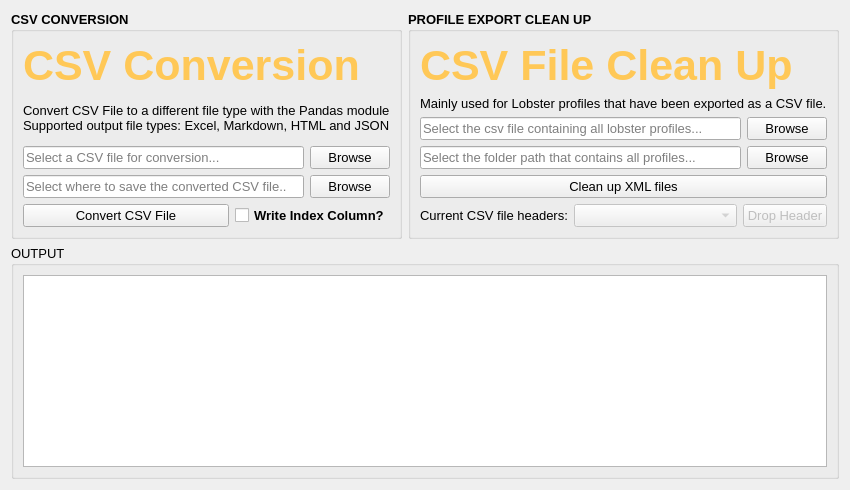
      <widget class="QWidget" name="tab_csv_conversion">
       <property name="font">
        <font>
         <family>Microsoft YaHei UI</family>
         <pointsize>10</pointsize>
         <italic>false</italic>
         <bold>false</bold>
         <underline>false</underline>
         <strikeout>false</strikeout>
        </font>
       </property>
       <attribute name="title">
        <string>CSV Conversion and Cleanup</string>
       </attribute>
       <layout class="QVBoxLayout" name="verticalLayout_13">
        <item>
         <layout class="QHBoxLayout" name="hor_layout_tab2_main">
          <item>
           <widget class="QGroupBox" name="groupbox_csv_conversion">
            <property name="maximumSize">
             <size>
              <width>16777215</width>
              <height>16777215</height>
             </size>
            </property>
            <property name="font">
             <font>
              <family>Microsoft YaHei UI</family>
              <pointsize>10</pointsize>
              <italic>false</italic>
              <bold>true</bold>
              <underline>false</underline>
              <strikeout>false</strikeout>
             </font>
            </property>
            <property name="title">
             <string>CSV CONVERSION</string>
            </property>
            <layout class="QVBoxLayout" name="verticalLayout_2">
             <item>
              <widget class="QLabel" name="label_csv_conversion_title">
               <property name="sizePolicy">
                <sizepolicy hsizetype="Preferred" vsizetype="Preferred">
                 <horstretch>0</horstretch>
                 <verstretch>0</verstretch>
                </sizepolicy>
               </property>
               <property name="maximumSize">
                <size>
                 <width>16777215</width>
                 <height>60</height>
                </size>
               </property>
               <property name="font">
                <font>
                 <family>Microsoft YaHei UI</family>
                 <pointsize>32</pointsize>
                 <italic>false</italic>
                 <bold>true</bold>
                 <underline>false</underline>
                 <strikeout>false</strikeout>
                 <kerning>true</kerning>
                </font>
               </property>
               <property name="styleSheet">
                <string notr="true">color: rgb(255, 200, 87);</string>
               </property>
               <property name="text">
                <string>CSV Conversion</string>
               </property>
              </widget>
             </item>
             <item>
              <widget class="QLabel" name="label_csv_conversion_desc">
               <property name="maximumSize">
                <size>
                 <width>16777215</width>
                 <height>60</height>
                </size>
               </property>
               <property name="font">
                <font>
                 <family>Microsoft YaHei UI</family>
                 <pointsize>10</pointsize>
                 <italic>false</italic>
                 <bold>false</bold>
                 <underline>false</underline>
                 <strikeout>false</strikeout>
                </font>
               </property>
               <property name="text">
                <string>Convert CSV File to a different file type with the Pandas module
Supported output file types: Excel, Markdown, HTML and JSON</string>
               </property>
              </widget>
             </item>
             <item>
              <layout class="QHBoxLayout" name="hor_layout_csv_path_input">
               <property name="leftMargin">
                <number>0</number>
               </property>
               <property name="topMargin">
                <number>0</number>
               </property>
               <item>
                <widget class="QLineEdit" name="line_edit_csv_conversion_path_input">
                 <property name="font">
                  <font>
                   <family>Microsoft YaHei UI</family>
                   <pointsize>10</pointsize>
                   <italic>false</italic>
                   <bold>false</bold>
                   <underline>false</underline>
                   <strikeout>false</strikeout>
                  </font>
                 </property>
                 <property name="placeholderText">
                  <string>Select a CSV file for conversion...</string>
                 </property>
                 <property name="clearButtonEnabled">
                  <bool>true</bool>
                 </property>
                </widget>
               </item>
               <item>
                <widget class="QPushButton" name="button_browse_csv_conversion_path_input">
                 <property name="font">
                  <font>
                   <family>Microsoft YaHei UI</family>
                   <pointsize>10</pointsize>
                   <italic>false</italic>
                   <bold>false</bold>
                   <underline>false</underline>
                   <strikeout>false</strikeout>
                  </font>
                 </property>
                 <property name="text">
                  <string>Browse</string>
                 </property>
                </widget>
               </item>
              </layout>
             </item>
             <item>
              <layout class="QHBoxLayout" name="hor_layout_csv_conversion_path_output">
               <item>
                <widget class="QLineEdit" name="line_edit_csv_conversion_path_output">
                 <property name="font">
                  <font>
                   <family>Microsoft YaHei UI</family>
                   <pointsize>10</pointsize>
                   <italic>false</italic>
                   <bold>false</bold>
                   <underline>false</underline>
                   <strikeout>false</strikeout>
                  </font>
                 </property>
                 <property name="text">
                  <string/>
                 </property>
                 <property name="placeholderText">
                  <string>Select where to save the converted CSV file..</string>
                 </property>
                 <property name="clearButtonEnabled">
                  <bool>true</bool>
                 </property>
                </widget>
               </item>
               <item>
                <widget class="QPushButton" name="button_browse_csv_conversion_path_output">
                 <property name="font">
                  <font>
                   <family>Microsoft YaHei UI</family>
                   <pointsize>10</pointsize>
                   <italic>false</italic>
                   <bold>false</bold>
                   <underline>false</underline>
                   <strikeout>false</strikeout>
                  </font>
                 </property>
                 <property name="text">
                  <string>Browse</string>
                 </property>
                </widget>
               </item>
              </layout>
             </item>
             <item>
              <layout class="QHBoxLayout" name="horizontalLayout_5">
               <item>
                <widget class="QPushButton" name="button_csv_conversion_convert">
                 <property name="font">
                  <font>
                   <family>Microsoft YaHei UI</family>
                   <pointsize>10</pointsize>
                   <italic>false</italic>
                   <bold>false</bold>
                   <underline>false</underline>
                   <strikeout>false</strikeout>
                  </font>
                 </property>
                 <property name="text">
                  <string>Convert CSV File</string>
                 </property>
                </widget>
               </item>
               <item>
                <widget class="QCheckBox" name="checkbox_write_index_column">
                 <property name="sizePolicy">
                  <sizepolicy hsizetype="Maximum" vsizetype="Fixed">
                   <horstretch>0</horstretch>
                   <verstretch>0</verstretch>
                  </sizepolicy>
                 </property>
                 <property name="text">
                  <string>Write Index Column?</string>
                 </property>
                </widget>
               </item>
              </layout>
             </item>
            </layout>
           </widget>
          </item>
          <item>
           <widget class="QGroupBox" name="groupbox_lobster_profiles_cleanup">
            <property name="font">
             <font>
              <family>Microsoft YaHei UI</family>
              <pointsize>10</pointsize>
              <italic>false</italic>
              <bold>true</bold>
              <underline>false</underline>
              <strikeout>false</strikeout>
             </font>
            </property>
            <property name="title">
             <string>PROFILE EXPORT CLEAN UP</string>
            </property>
            <layout class="QVBoxLayout" name="verticalLayout_10">
             <item>
              <widget class="QLabel" name="label_title_profile_cleanup">
               <property name="font">
                <font>
                 <family>Microsoft YaHei UI</family>
                 <pointsize>32</pointsize>
                 <italic>false</italic>
                 <bold>true</bold>
                 <underline>false</underline>
                 <strikeout>false</strikeout>
                </font>
               </property>
               <property name="styleSheet">
                <string notr="true">color: rgb(255, 200, 87);</string>
               </property>
               <property name="text">
                <string>CSV File Clean Up</string>
               </property>
              </widget>
             </item>
             <item>
              <widget class="QLabel" name="label_2">
               <property name="font">
                <font>
                 <family>Microsoft YaHei UI</family>
                 <pointsize>10</pointsize>
                 <italic>false</italic>
                 <bold>false</bold>
                 <underline>false</underline>
                 <strikeout>false</strikeout>
                </font>
               </property>
               <property name="text">
                <string>Mainly used for Lobster profiles that have been exported as a CSV file.</string>
               </property>
              </widget>
             </item>
             <item>
              <layout class="QVBoxLayout" name="verticalLayout_3">
               <item>
                <layout class="QHBoxLayout" name="horizontalLayout_4">
                 <item>
                  <widget class="QLineEdit" name="line_edit_profile_cleanup_csv_file_path">
                   <property name="font">
                    <font>
                     <family>Microsoft YaHei UI</family>
                     <pointsize>10</pointsize>
                     <italic>false</italic>
                     <bold>false</bold>
                     <underline>false</underline>
                     <strikeout>false</strikeout>
                    </font>
                   </property>
                   <property name="text">
                    <string/>
                   </property>
                   <property name="placeholderText">
                    <string>Select the csv file containing all lobster profiles...</string>
                   </property>
                   <property name="clearButtonEnabled">
                    <bool>true</bool>
                   </property>
                  </widget>
                 </item>
                 <item>
                  <widget class="QPushButton" name="button_profile_cleanup_browse_csv_file_path">
                   <property name="minimumSize">
                    <size>
                     <width>0</width>
                     <height>0</height>
                    </size>
                   </property>
                   <property name="maximumSize">
                    <size>
                     <width>16777215</width>
                     <height>16777215</height>
                    </size>
                   </property>
                   <property name="font">
                    <font>
                     <family>Microsoft YaHei UI</family>
                     <pointsize>10</pointsize>
                     <italic>false</italic>
                     <bold>false</bold>
                     <underline>false</underline>
                     <strikeout>false</strikeout>
                    </font>
                   </property>
                   <property name="text">
                    <string>Browse</string>
                   </property>
                  </widget>
                 </item>
                </layout>
               </item>
               <item>
                <layout class="QVBoxLayout" name="verticalLayout_9">
                 <item>
                  <layout class="QHBoxLayout" name="horizontalLayout_3">
                   <item>
                    <widget class="QLineEdit" name="line_edit_profile_cleanup_folder_path">
                     <property name="font">
                      <font>
                       <family>Microsoft YaHei UI</family>
                       <pointsize>10</pointsize>
                       <italic>false</italic>
                       <bold>false</bold>
                       <underline>false</underline>
                       <strikeout>false</strikeout>
                      </font>
                     </property>
                     <property name="placeholderText">
                      <string>Select the folder path that contains all profiles...</string>
                     </property>
                     <property name="clearButtonEnabled">
                      <bool>true</bool>
                     </property>
                    </widget>
                   </item>
                   <item>
                    <widget class="QPushButton" name="button_profile_cleanup_browse_folder_path">
                     <property name="font">
                      <font>
                       <family>Microsoft YaHei UI</family>
                       <pointsize>10</pointsize>
                       <italic>false</italic>
                       <bold>false</bold>
                       <underline>false</underline>
                       <strikeout>false</strikeout>
                      </font>
                     </property>
                     <property name="text">
                      <string>Browse</string>
                     </property>
                    </widget>
                   </item>
                  </layout>
                 </item>
                </layout>
               </item>
               <item>
                <widget class="QPushButton" name="button_profile_cleanup_cleanup_start">
                 <property name="font">
                  <font>
                   <family>Microsoft YaHei UI</family>
                   <pointsize>10</pointsize>
                   <italic>false</italic>
                   <bold>false</bold>
                   <underline>false</underline>
                   <strikeout>false</strikeout>
                  </font>
                 </property>
                 <property name="text">
                  <string>Clean up XML files</string>
                 </property>
                </widget>
               </item>
              </layout>
             </item>
             <item>
              <layout class="QHBoxLayout" name="horizontalLayout_6">
               <item>
                <widget class="QLabel" name="label_csv_headers_combobox">
                 <property name="sizePolicy">
                  <sizepolicy hsizetype="Maximum" vsizetype="Preferred">
                   <horstretch>0</horstretch>
                   <verstretch>0</verstretch>
                  </sizepolicy>
                 </property>
                 <property name="font">
                  <font>
                   <family>Microsoft YaHei UI</family>
                   <pointsize>10</pointsize>
                   <italic>false</italic>
                   <bold>false</bold>
                   <underline>false</underline>
                   <strikeout>false</strikeout>
                  </font>
                 </property>
                 <property name="text">
                  <string>Current CSV file headers:</string>
                 </property>
                </widget>
               </item>
               <item>
                <widget class="QComboBox" name="combobox_csv_headers">
                 <property name="enabled">
                  <bool>false</bool>
                 </property>
                 <property name="sizePolicy">
                  <sizepolicy hsizetype="Preferred" vsizetype="Fixed">
                   <horstretch>0</horstretch>
                   <verstretch>0</verstretch>
                  </sizepolicy>
                 </property>
                </widget>
               </item>
               <item>
                <widget class="QPushButton" name="button_drop_csv_header">
                 <property name="enabled">
                  <bool>false</bool>
                 </property>
                 <property name="sizePolicy">
                  <sizepolicy hsizetype="Maximum" vsizetype="Fixed">
                   <horstretch>0</horstretch>
                   <verstretch>0</verstretch>
                  </sizepolicy>
                 </property>
                 <property name="font">
                  <font>
                   <family>Microsoft YaHei UI</family>
                   <pointsize>10</pointsize>
                   <italic>false</italic>
                   <bold>false</bold>
                   <underline>false</underline>
                   <strikeout>false</strikeout>
                  </font>
                 </property>
                 <property name="text">
                  <string>Drop Header</string>
                 </property>
                </widget>
               </item>
              </layout>
             </item>
            </layout>
           </widget>
          </item>
         </layout>
        </item>
        <item>
         <layout class="QVBoxLayout" name="verticalLayout_14">
          <item>
           <widget class="QGroupBox" name="group_box_tab2_program_output">
            <property name="title">
             <string>OUTPUT</string>
            </property>
            <layout class="QHBoxLayout" name="horizontalLayout">
             <item>
              <widget class="QTextEdit" name="text_edit_csv_conversion_tab_program_output">
               <property name="readOnly">
                <bool>true</bool>
               </property>
              </widget>
             </item>
            </layout>
           </widget>
          </item>
         </layout>
        </item>
       </layout>
      </widget>
